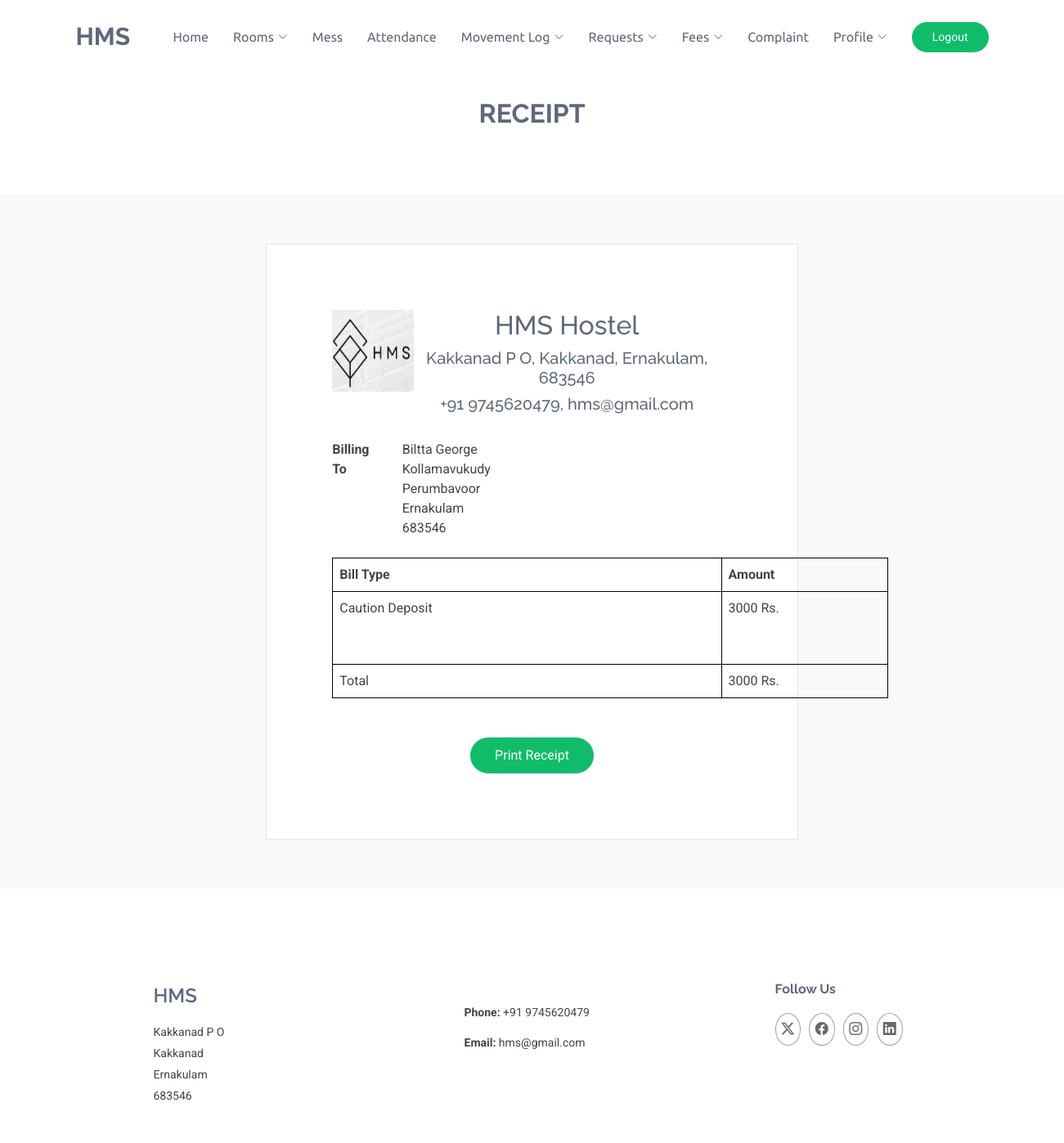
Page /Student/CDReceipt.php (signed in) on the committed database.
### tables this page shows
CREATE TABLE `tbl_student` (
  `user_id` varchar(20) NOT NULL,
  `verification_status` int(11) NOT NULL,
  `student_firstname` varchar(20) NOT NULL,
  `student_middlename` varchar(20) NOT NULL,
  `student_lastname` varchar(20) NOT NULL,
  `student_dob` date NOT NULL,
  `student_gender` varchar(20) NOT NULL,
  `student_country` varchar(20) NOT NULL,
  `student_district` varchar(20) NOT NULL,
  `student_city` varchar(20) NOT NULL,
  `student_housename` varchar(20) NOT NULL,
  `student_pincode` int(11) NOT NULL,
  `student_contact` varchar(10) NOT NULL,
  `student_photo` varchar(100) NOT NULL,
  `student_proof` varchar(100) NOT NULL,
  `student_doj` date NOT NULL,
  `caution_deposit_status` int(11) NOT NULL,
  `caution_payed_date` date DEFAULT NULL
);

### Student/CDReceipt.php (the view, shortened to what this page needs)
<?php
include("../Assets/Connection/Connection.php");
$selUser = "SELECT * FROM tbl_student WHERE user_id='" . $_SESSION["user_id"] . "'";
$rowu = $con->query($selUser);
$datau = $rowu->fetch_assoc();
if ($datau["verification_status"] == 1 || $datau["verification_status"] == 3 ) {
?>
<!DOCTYPE html>
<html lang="en">
<head>
    <link rel="stylesheet" href="https://cdnjs.cloudflare.com/ajax/libs/font-awesome/4.7.0/css/font-awesome.min.css">
    <link href="../Assets/Template/Student/vendor/bootstrap/css/bootstrap.min.css" rel="stylesheet">
    <link href="../Assets/Template/Student/vendor/bootstrap-icons/bootstrap-icons.css" rel="stylesheet">
    <link href="../Assets/Template/Student/vendor/aos/aos.css" rel="stylesheet">
    <link href="../Assets/Template/Student/vendor/glightbox/css/glightbox.min.css" rel="stylesheet">
    <link href="../Assets/Template/Student/vendor/swiper/swiper-bundle.min.css" rel="stylesheet">
    <link href="../Assets/Template/Student/css/main.css" rel="stylesheet">
</head>
<body class="index-page">
    <?php include("header.php");
    ?>
    <main class="main">
        <center>
            <div class="container section-title" data-aos="fade-up">
                <h2>Receipt</h2>
            </div>
            <section id="services" class="services section light-background">
            <div id="receipt">
                <div class="col-lg-6 col-md-6" data-aos="fade-up" data-aos-delay="300">
                    <div class="service-item position-relative">
                        <form id="form1" name="form1" action="" method="post" enctype="multipart/form-data" class="php-email-form" data-aos="fade-up" data-aos-delay="200">
                            <?php
                            $sel = "SELECT * FROM tbl_student s INNER JOIN tbl_user u ON s.user_id = u.user_id WHERE s.user_id = '" . $_SESSION["user_id"] . "'";
                            $row = $con->query($sel);
                            $data = $row->fetch_assoc();
                            ?>
                                <div class="row gy-4">
                                    <div class="col-md-2">
                                        <img src="../Assets/Template/Warden/images/Logo.png" width="100" height="100"/>
                                    </div>
                                    <div class="col-md-10">
                                        <h2>HMS Hostel</h2>
                                        <h5>Kakkanad P O, Kakkanad, Ernakulam, 683546</h5>
                                        <h5>+91 9745620479, hms@gmail.com</h5>
                                    </div>
                                    <div class="col-md-2" style="text-align:left;">
                                        <b>Billing To</b>
                                    </div>
                                    <div class="col-md-8" style="text-align:left;">
                                        <?php echo ucfirst($data["student_firstname"]) . " " . ucfirst($data["student_middlename"]) . " " . ucfirst($data["student_lastname"]); ?><br>
                                        <?php echo ucfirst($data["student_housename"]); ?><br>
                                        <?php echo ucfirst($data["student_city"]); ?><br>
                                        <?php echo ucfirst($data["student_district"]); ?><br>
                                        <?php echo $data["student_pincode"]; ?><br>
                                    </div>
                                    <div class="col-md-12">
                                        <table border="1" width="680px" style="text-align:left; border-collapse: collapse;">
                                            <tr>
                                                <th width="70%" style="border: 1px solid black; padding: 8px;">Bill Type</th>
                                                <th style="border: 1px solid black; padding: 8px;">Amount</th>
                                            </tr>
                                            <tr>
                                                <td style="border: 1px solid black; padding: 8px;">Caution Deposit<br><br><br></td>
                                                <td style="border: 1px solid black; padding: 8px;">
                                                    <?php
                                                   echo "3000 Rs.<br><br><br>";
                                                    ?>
                                                </td>
                                            </tr>
                                            <tr>
                                                <td style="border: 1px solid black; padding: 8px;">Total</td>
                                                <td style="border: 1px solid black; padding: 8px;">
                                                    <?php echo "3000 Rs."; ?>
                                                </td>
                                            </tr>
                                        </table>
                                    </div>
                                </div>
                            <br><br>
                            <div class="col-md-12 text-center">
                                <input type="submit" name="download" onclick="printReceipt()" id="download" value="Print Receipt" class="no-print" />
                            </div>
                        </form>
                    </div>
                </div>
                </div>
            </section>
        </center>
    </main>
    <?php include("footer.php"); ?>
</body>
</html>
<?php } ?>

### Assets/Template/Student/css/main.css (style rules this page uses)
:root { --default-font: "Roboto", system-ui, -apple-system, "Segoe UI", Roboto, "Helvetica Neue", Arial, "Noto Sans", "Liberation Sans", sans-serif, "Apple Color Emoji", "Segoe UI Emoji", "Segoe UI Symbol", "Noto Color Emoji"; --heading-font: "Raleway", sans-serif; --nav-font: "Ubuntu", sans-serif; }
:root { --background-color: #ffffff; --default-color: #444444; --heading-color: #5f687b; --accent-color: #10bc69; --surface-color: #ffffff; --contrast-color: #ffffff; }
:root { --nav-color: #5f687b; --nav-hover-color: #10bc69; --nav-mobile-background-color: #ffffff; --nav-dropdown-background-color: #ffffff; --nav-dropdown-color: #5f687b; --nav-dropdown-hover-color: #10bc69; }
.light-background { --background-color: #f9f9f9; --surface-color: #ffffff; }
:root { scroll-behavior: smooth; }
body { color: var(--default-color); background-color: var(--background-color); font-family: var(--default-font); }
h1, h2, h3, h4, h5, h6 { color: var(--heading-color); font-family: var(--heading-font); }
section, .section { color: var(--default-color); background-color: var(--background-color); padding: 60px 0; scroll-margin-top: 100px; overflow: clip; }
.section-title { text-align: center; padding: 30px 0; margin-bottom: 30px; position: relative; }
.section-title h2 { font-size: 32px; font-weight: 700; text-transform: uppercase; margin-bottom: 20px; padding-bottom: 0; position: relative; z-index: 2; }
.services .service-item { background-color: var(--surface-color); text-align: center; border: 1px solid color-mix(in srgb, var(--default-color), transparent 85%); padding: 80px 20px; transition: border ease-in-out 0.3s; height: 100%; }

### Student/CDReceipt.php (style rules this page uses)
input[type=submit], [type=reset] { color: var(--contrast-color); background: var(--accent-color); border: 0; padding: 10px 30px; transition: 0.4s; border-radius: 50px; }
.services .service-item { background-color: var(--surface-color); border: 1px solid color-mix(in srgb, var(--default-color), transparent 85%); padding: 80px; transition: border ease-in-out 0.3s; height: 60%; width: 100%; }

### rows in the picture
tbl_student: student_firstname "Biltta", student_lastname "George", student_housename "Kollamavukudy", student_city "Perumbavoor", student_district "Ernakulam", student_pincode "683546"
